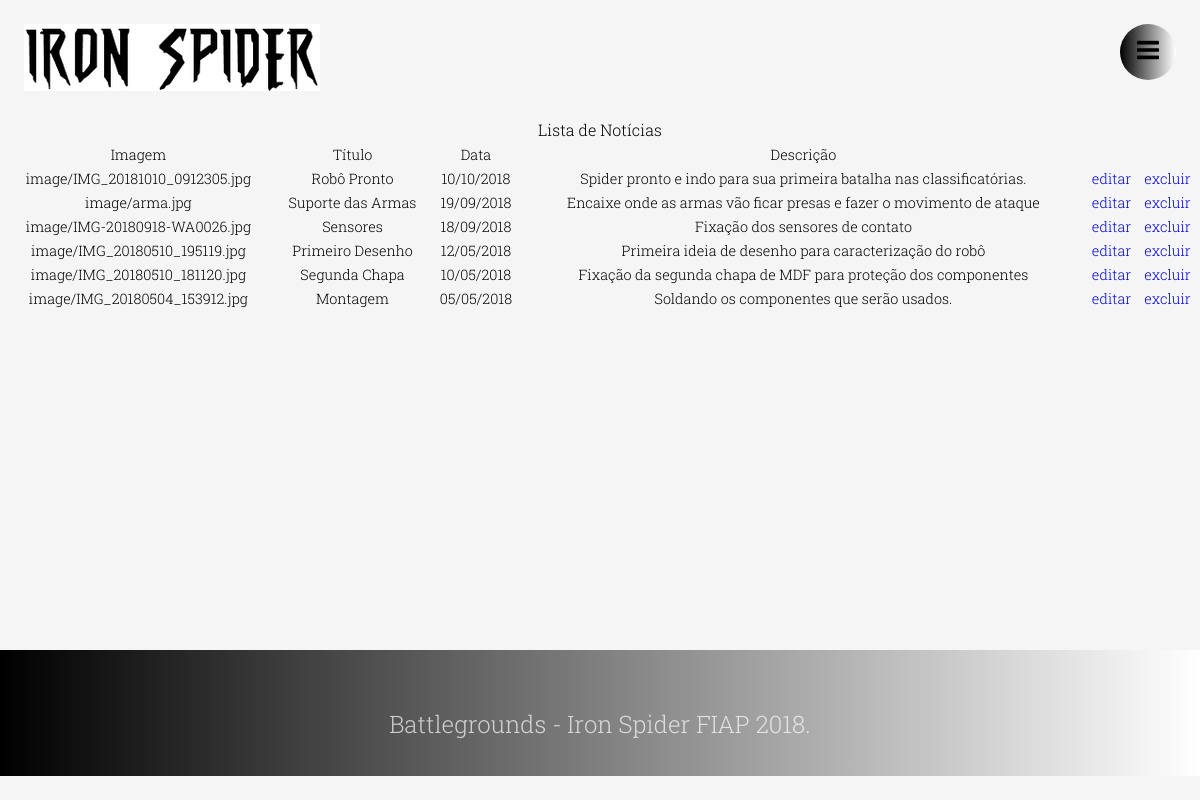
Page /admin/lista.php on the committed database.
### tables this page shows
CREATE TABLE `noticia` (
  `id` int(11) NOT NULL,
  `imagem` varchar(255) NOT NULL,
  `titulo` varchar(40) NOT NULL,
  `data` varchar(40) NOT NULL,
  `descricao` varchar(100) NOT NULL
);

### admin/lista.php (the view, shortened to what this page needs)
<!DOCTYPE html>
<html>
<head>
	<link rel="stylesheet" href="../css/estilo.css">
</head>
<body>
	<header class="cabecalho">
		<a href="../index.html"><div class="logo">Battlegrounds - FIAP</div></a>
		<button class="btn-menu"><img src="../image/menu.png" class="iconMenu"></button>
	</header>
		<div class="content">
			<div class="lista">
				<div id="titulo">Lista de Notícias</div>
				<table width="100%" cellspacing="5" cellpadding="10" class="borda">
					<tr>
						<td><strong>Imagem </strong></td>
						<td><strong>Título </strong></td>
						<td><strong>Data </strong></td>
						<td><strong>Descrição</strong></td>
					</tr>
					<?php
					include("conecta.php");
					$seleciona = mysqli_query($conexao, "select * from noticia order by id desc");
					while ($campo = mysqli_fetch_array($seleciona)) {?>
						<tr>
						<td>
							<?=$campo["imagem"]?>
						</td>
						<td>
							<?=$campo["titulo"]?>
						</td>
						<td>
							<?=$campo["data"]?>
						</td>
						<td>
							<?=$campo["descricao"]?>
						</td>
						<td align="center"><a id="editadeleta" href="editar.php?editaid=<?=$campo["id"]?>"> editar </a></td>
						<td align="center"><a id="editadeleta" href="#" onClick="verifica(<?=$campo ["id"]?>)"> excluir </a></td>
					</tr>
					<?php } ?>
				</table>
			</div>
		</div>
	<footer class="rodape">
		<p class="copyright">Battlegrounds - Iron Spider FIAP 2018. </p>
	</footer>
</body>
</html>

### css/estilo.css (style rules this page uses)
* { margin: 0; padding: 0; font-size: 100%; border: none; outline: nome; font-weight: 300; box-sizing: border-box; font-family: 'Roboto Slab', serif; }
body { background-color: #f5f5f5; }
a { text-decoration: none; }
img { max-width: 100%; }
.cabecalho { width: 100%; float: left; padding: 2% 2%; }
.logo { min-width: 300px; min-height: 71px; float: left; background: url(../image/logo1.png) no-repeat; font-size: 0; }
.btn-menu { width: 56px; height: 56px; float: right; text-align: center; color: #fff; border-radius: 56px; cursor: pointer; background: linear-gradient(to right, #000, #FFF); }
.iconMenu { width: 40%; height: 40%; }
.rodape { width: 100%; float: left; padding: 3% 4%; text-align: center; background: linear-gradient(to right, #000, #FFF); font-size: 1.5em; margin-top: 150px; }
.copyright { margin-top: 2%; color: rgba(255, 255, 255, 0.7); }
.content { width: 100%; height: 500px; text-align: center; }
.borda { font-size: 0.5em; }
@media screen and (min-width: 480px) { .borda { font-size: 0.5em; } }
@media screen and (min-width: 768px) { .borda { font-size: 0.8em; } }
@media screen and (min-width: 960px) { .borda { font-size: 0.9em; } }

### rows in the picture
noticia: imagem "image/IMG_20181010_0912305.jpg", titulo "Robô Pronto", data "10/10/2018", descricao "Spider pronto e indo para sua primeira batalha nas classificatórias."
noticia: imagem "image/arma.jpg", titulo "Suporte das Armas", data "19/09/2018", descricao "Encaixe onde as armas vão ficar presas e fazer o movimento de ataque"
noticia: imagem "image/IMG-20180918-WA0026.jpg", titulo "Sensores", data "18/09/2018", descricao "Fixação dos sensores de contato"
noticia: imagem "image/IMG_20180510_195119.jpg", titulo "Primeiro Desenho", data "12/05/2018", descricao "Primeira ideia de desenho para caracterização do robô"
noticia: imagem "image/IMG_20180510_181120.jpg", titulo "Segunda Chapa", data "10/05/2018", descricao "Fixação da segunda chapa de MDF para proteção dos componentes"
noticia: imagem "image/IMG_20180504_153912.jpg", titulo "Montagem", data "05/05/2018", descricao "Soldando os componentes que serão usados."
